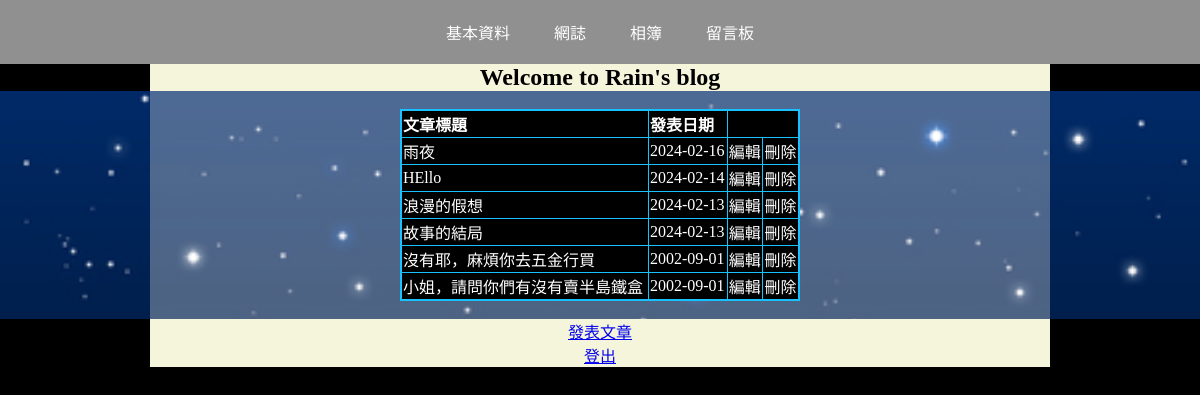
/blog (signed in), run on the app's committed database.
### crudpractice/models.py (models this page shows, shortened)
class Article(models.Model):
    username = models.CharField(max_length=20, null=False)
    title = models.CharField(max_length=40, null=False)
    content = models.TextField(max_length=2000, null=False)
    datestart = models.DateTimeField()
    datelast = models.DateTimeField(default=now())

### crudpractice/views.py (the view)
# urls.py: path('blog', views.blog, name='blog'),
def blog(request):
    articles = Article.objects.all().order_by('-id')
    name = request.session.get('name')
    return render(request, 'blog.html', locals())

### templates/blog.html (shortened to what this page needs)
<!DOCTYPE html>
<html lang="en">
<head>
    <link rel="stylesheet" href="/static/style.css">
</head>
<body>
    <div class="connection">
        <a href="user_profile">基本資料</a>
        <a href="blog">網誌</a>
        <a href="album">相簿</a>
        <a href="board">留言板</a>
    </div>
    <h2>Welcome to Rain's blog</h2>
    <div class="bgc">
        <div class="bgc2">
            <br>
            <table border="3">
                <tr>
                    <th>文章標題</th><th>發表日期</th>
                    {% for article in articles %}
                    <tr>
                        <td><a href="articles/{{article.id}}">{{article.title}}</a></td>
                        <td>{{article.datestart|date:"Y-m-d"}}</td>
                        {% if request.session.name == 'rain' %}
                        <td><a href="edit_post/{{article.id}}">編輯</a></td>
                        <td><a href="delete_post/{{article.id}}" onclick="return confirmDelete();">刪除</a></td>
                        {% endif %}
                    </tr>
                    {% endfor %}
                </tr>
            </table>
            <br>
        </div>
    </div>
    <footer>
        {% if request.session.name == 'rain' %}
        <a href="new_post">發表文章</a><br>
        <a href="logout">登出</a>
        {% elif request.session.name == None %}
        <a href="/">登入</a>
        {% else %}
        <a href="logout">登出</a>
        {% endif %}
    </footer>
</body>
</html>

### static/style.css (style rules this page uses)
body { margin: 0; padding: 0; text-align: center; background-color: #000000; }
.connection { margin: auto; padding: 20px; background-color: #909090; }
.connection a { padding: 20px; text-decoration: none; color: #fff; }
table { border-collapse: collapse; width: 400px; border: 2px solid #18c1ff; margin: auto; text-align: left; background-color: #000; color: #fff; }
table a { text-decoration: none; color: #fff; }
.bgc { background-image: url(/static/bg1.jpeg); background-size: cover; margin: auto; padding: auto; }
h2, h3, h6 { background-color: beige; margin: auto; width: 900px; }
footer { background-color: beige; margin: auto; width: 900px; }
.bgc2 { width: 900px; background-color: rgba(255, 255, 255, 0.3); margin: auto; }

### templates/blog.html (style rules this page uses)
.bgc { background-image: url(/static/bg1.jpeg); background-size: cover; margin: 0; padding: 0; }

### data on the page
Article: title "雨夜", datestart "2024-02-16"
Article: title "HEllo", datestart "2024-02-14"
Article: title "浪漫的假想", datestart "2024-02-13"
Article: title "故事的結局", datestart "2024-02-13"
Article: title "沒有耶，麻煩你去五金行買", datestart "2002-09-01"
Article: title "小姐，請問你們有沒有賣半島鐵盒", datestart "2002-09-01"
